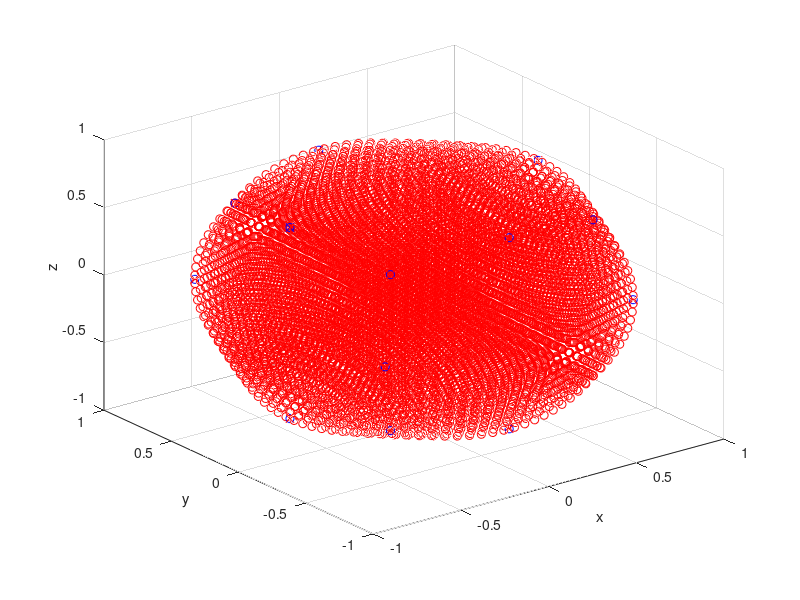

MATLAB code for this plot: (Note: this script raises an error after producing the figure.)
function test51

clear
clc

a=[...
    -1 -1 -1
    1 -1 -1
    1 1 -1
    -1 1 -1
    -1 -1 1
    1 -1 1
    1 1 1
    -1 1 1];

% plot3(a(:,1),a(:,2),a(:,3),'bo')
% grid on

b=[...
    0 -1 -1
    1 0 -1
    0 1 -1
    -1 0 -1
    -1 -1 0
    1 -1 0
    1 1 0
    -1 1 0
    0 -1 1
    1 0 1
    0 1 1
    -1 0 1];

% hold on
% plot3(b(:,1),b(:,2),b(:,3),'rx')
% hold off

aqua=[a;b];
d=zeros(20,3);


pt=20

% plot3(aqua(:,1),aqua(:,2),aqua(:,3),'rx',aqua(pt,1),aqua(pt,2),aqua(pt,3),'bo')
% grid on
% xlabel('x');ylabel('y');zlabel('z')
% return

for i=1:1:20
    x=aqua(i,1)*sqrt(1-aqua(i,2)^2/2-aqua(i,3)^2/2+(aqua(i,2)*aqua(i,3))^2/3);
    y=aqua(i,2)*sqrt(1-aqua(i,1)^2/2-aqua(i,3)^2/2+(aqua(i,1)*aqua(i,3))^2/3);
    z=aqua(i,3)*sqrt(1-aqua(i,1)^2/2-aqua(i,2)^2/2+(aqua(i,1)*aqua(i,2))^2/3);
    d(i,:)=[x y z];
end
    
% plot3(d(:,1),d(:,2),d(:,3),'rx')
% grid on

% pt=20
% plot3(d(:,1),d(:,2),d(:,3),'rx',d(pt,1),d(pt,2),d(pt,3),'bo')
% grid on
% xlabel('x');ylabel('y');zlabel('z')
% return

%--------------------------------------------

nx=20;
ny=20;
nz=20;

n=nx*ny*nz;
nex=nx-1;
ney=ny-1;
nexney=nex*ney;

x_coord=linspace(-1,1,nx);
y_coord=linspace(-1,1,ny);
z_coord=linspace(-1,1,nz);
X=zeros(1,n);
Y=zeros(1,n);
Z=zeros(1,n);
node=0;
for zth=1:1:nz
    for yth=1:1:ny
        for xth=1:1:nx
            node=node+1;
            X(node)=x_coord(xth);
            Y(node)=y_coord(yth);
            Z(node)=z_coord(zth);
        end
    end
end

% plot3(X,Y,Z,'b.')

xyz=zeros(n,3);

XYZ=[X' Y' Z'];

for inode=1:1:n
    xyz(inode,:)=FEH20(XYZ(inode,:),d);
end

plot3(xyz(:,1),xyz(:,2),xyz(:,3),'ro')


hold on
plot3(d(:,1),d(:,2),d(:,3),'bo')
hold off

%---------------------

test=zeros(20,3);

for i=1:1:20
    test(i,:)=FEH20(aqua(i,:),d);
end

% 1 2 10 12 13 14

pt=20

hold on
plot3(test(:,1),test(:,2),test(:,3),'rx')
plot3(test(pt,1),test(pt,2),test(pt,3),'bx')
hold off

grid on
xlabel('x'),ylabel('y'),zlabel('z')

fprintf('--SEE SO-------\n')

for i=13
    test(i,:)=FEH20(aqua(i,:),d);
end

%-----------------------------------

eTest=1

[eX,eY,eZ]=get_eXYZ_3d(eTest,nex,nx,ny,nexney,xyz(:,1),xyz(:,2),xyz(:,3));

hold on
for i=1:1:8
    plot3(eX(i),eY(i),eZ(i),'b*')
end
hold off


end

function xyz=FEH20(abg,XYZ)

%Each input and output is a vector

xyz=...
    XYZ(1,:)*(1-abg(1))*(1-abg(2))*(1-abg(3))*(-abg(1)-abg(2)-abg(3)-2)/8+...
    XYZ(2,:)*(1+abg(1))*(1-abg(2))*(1-abg(3))*(abg(1)-abg(2)-abg(3)-2)/8+...
    XYZ(3,:)*(1+abg(1))*(1+abg(2))*(1-abg(3))*(abg(1)+abg(2)-abg(3)-2)/8+...
    XYZ(4,:)*(1-abg(1))*(1+abg(2))*(1-abg(3))*(-abg(1)+abg(2)-abg(3)-2)/8+...
    XYZ(5,:)*(1-abg(1))*(1-abg(2))*(1+abg(3))*(-abg(1)-abg(2)+abg(3)-2)/8+...
    XYZ(6,:)*(1+abg(1))*(1-abg(2))*(1+abg(3))*(abg(1)-abg(2)+abg(3)-2)/8+...
    XYZ(7,:)*(1+abg(1))*(1+abg(2))*(1+abg(3))*(abg(1)+abg(2)+abg(3)-2)/8+...
    XYZ(8,:)*(1-abg(1))*(1+abg(2))*(1+abg(3))*(-abg(1)+abg(2)+abg(3)-2)/8+...
    XYZ(9,:)*(1-abg(1)^2)*(1-abg(2))*(1-abg(3))/4+...
    XYZ(10,:)*(1+abg(1))*(1-abg(2)^2)*(1-abg(3))/4+...
    XYZ(11,:)*(1-abg(1)^2)*(1+abg(2))*(1-abg(3))/4+...
    XYZ(12,:)*(1-abg(1))*(1-abg(2)^2)*(1-abg(3))/4+...
    XYZ(13,:)*(1-abg(1))*(1-abg(2))*(1-abg(3)^2)/4+...
    XYZ(14,:)*(1+abg(1))*(1-abg(2))*(1-abg(3)^2)/4+...
    XYZ(15,:)*(1+abg(1))*(1+abg(2))*(1-abg(3)^2)/4+...
    XYZ(16,:)*(1-abg(1))*(1+abg(2))*(1-abg(3)^2)/4+...
    XYZ(17,:)*(1-abg(1)^2)*(1-abg(2))*(1+abg(3))/4+...
    XYZ(18,:)*(1+abg(1))*(1-abg(2)^2)*(1+abg(3))/4+...
    XYZ(19,:)*(1-abg(1)^2)*(1+abg(2))*(1+abg(3))/4+...
    XYZ(20,:)*(1-abg(1))*(1-abg(2)^2)*(1+abg(3))/4;
end